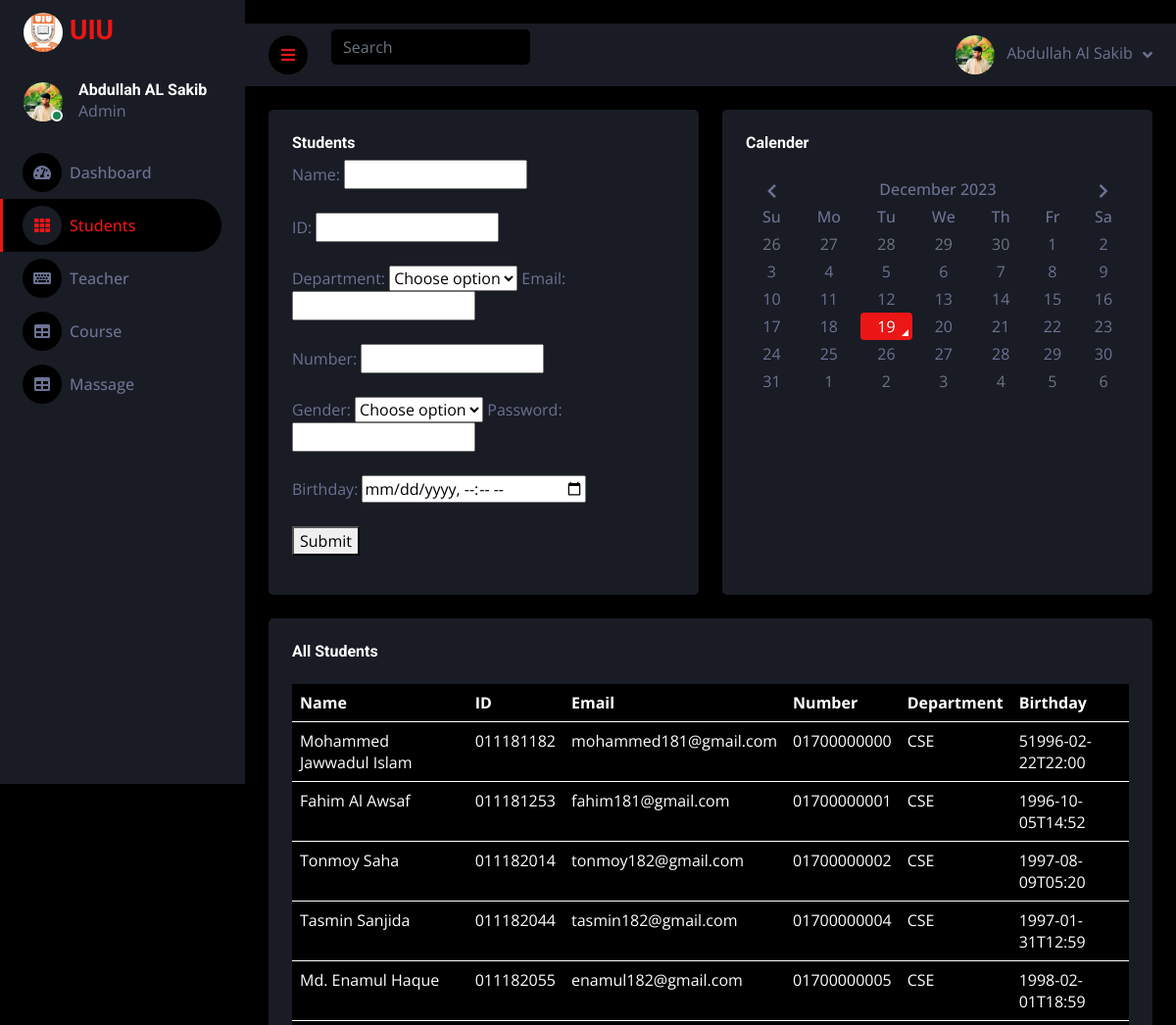
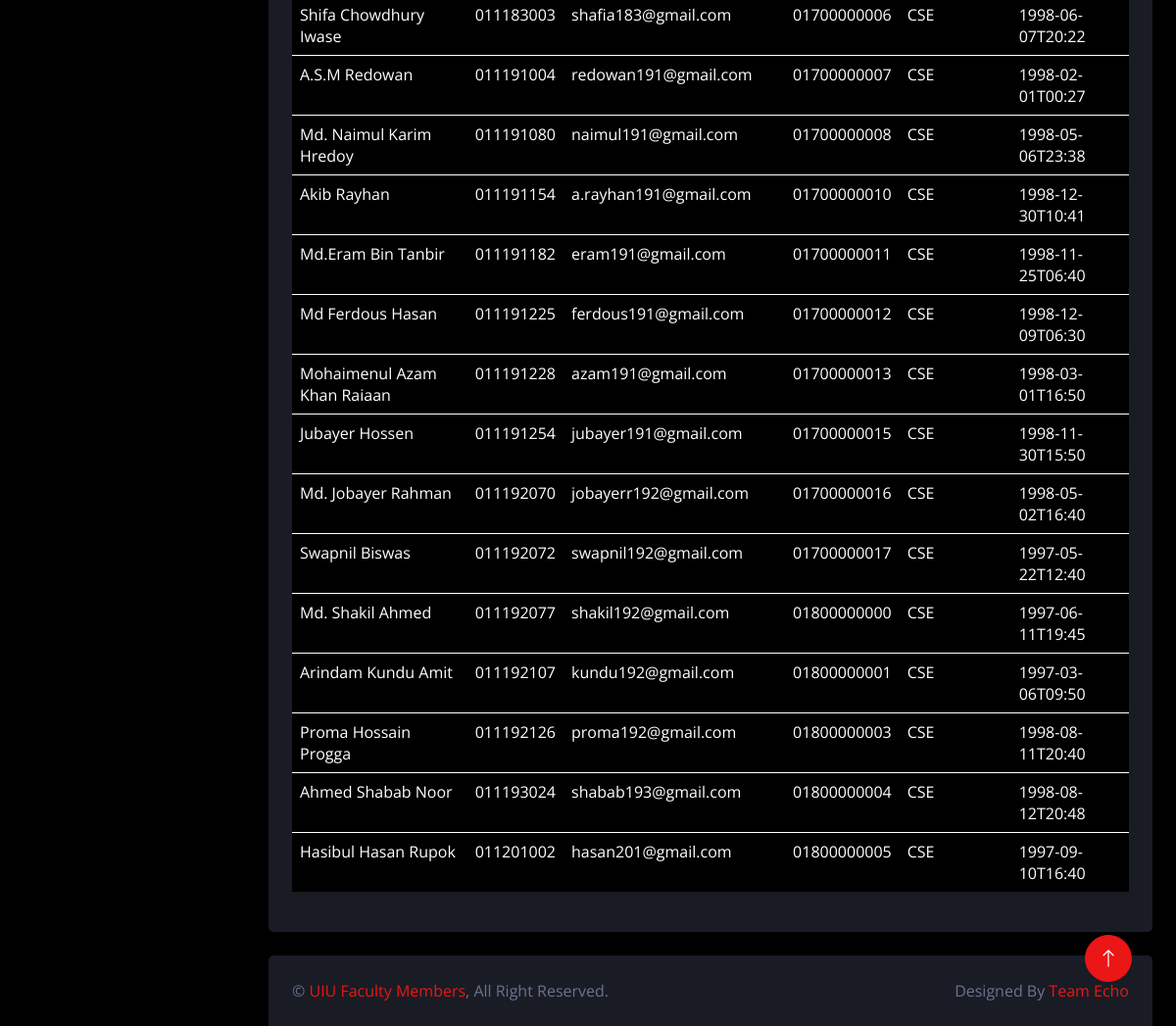
Page /adminpanal/student.php on the committed database (2 pictures, top to bottom).
### tables this page shows
CREATE TABLE `student` (
  `name` varchar(100) NOT NULL,
  `dob` varchar(60) NOT NULL,
  `gender` varchar(60) NOT NULL,
  `id` varchar(15) NOT NULL,
  `email` varchar(255) NOT NULL,
  `number` varchar(50) NOT NULL,
  `department` varchar(100) NOT NULL,
  `password` varchar(255) NOT NULL,
  `image` varchar(500) NOT NULL,
  `cgpa` varchar(10) NOT NULL,
  `github` varchar(200) NOT NULL,
  `website` varchar(200) NOT NULL,
  `linkedin` varchar(200) NOT NULL,
  `address` varchar(255) NOT NULL,
  `intro` varchar(300) NOT NULL,
  `about` varchar(10000) NOT NULL,
  PRIMARY KEY (`id`)
);

### adminpanal/student.php (the view, shortened to what this page needs)
<?php
include("db.php");
?>
<!DOCTYPE html>
<html lang="en">
<head>
    <link href="https://cdnjs.cloudflare.com/ajax/libs/font-awesome/5.10.0/css/all.min.css" rel="stylesheet">
    <link href="https://cdn.jsdelivr.net/npm/bootstrap-icons@1.4.1/font/bootstrap-icons.css" rel="stylesheet">
    <link href="lib/owlcarousel/assets/owl.carousel.min.css" rel="stylesheet">
    <link href="lib/tempusdominus/css/tempusdominus-bootstrap-4.min.css" rel="stylesheet" />
    <link href="css/bootstrap.min.css" rel="stylesheet">
    <link href="css/style.css" rel="stylesheet">
</head>
<body>
    <div class="container-fluid position-relative d-flex p-0">
        <div class="sidebar pe-4 pb-3">
            <nav class="navbar bg-secondary navbar-dark">
                <a href="index.php" class="navbar-brand mx-4 mb-3">
                    <h3 class="text-primary"><img class="rounded-circle" src="img/Logo_uiu.jpg" alt="" style="width: 40px; height: 40px;"></i> UIU</h3>
                </a>
                <div class="d-flex align-items-center ms-4 mb-4">
                    <div class="position-relative">
                        <img class="rounded-circle" src="img/sakib.jpg" alt="" style="width: 40px; height: 40px;">
                        <div class="bg-success rounded-circle border border-2 border-white position-absolute end-0 bottom-0 p-1">
                        </div>
                    </div>
                    <div class="ms-3">
                        <h6 class="mb-0">Abdullah AL Sakib</h6>
                        <span>Admin</span>
                    </div>
                </div>
                <div class="navbar-nav w-100">
                    <a href="index.php" class="nav-item nav-link"><i class="fa fa-tachometer-alt me-2"></i>Dashboard</a>
                    <a href="student.php" class="nav-item nav-link active"><i class="fa fa-th me-2"></i>Students</a>
                    <a href="teacher.php" class="nav-item nav-link"><i class="fa fa-keyboard me-2"></i>Teacher</a>
                    <a href="Course.php" class="nav-item nav-link"><i class="fa fa-table me-2"></i>Course</a>
                    <a href="massage.php" class="nav-item nav-link "><i class="fa fa-table me-2"></i>Massage</a>
                </div>
            </nav>
        </div>
        <div class="content">
            <nav class="navbar navbar-expand bg-secondary navbar-dark sticky-top px-4 py-0">
                <a href="#" class="sidebar-toggler flex-shrink-0">
                    <i class="fa fa-bars"></i>
                </a>
                <form class="d-none d-md-flex ms-4">
                    <input class="form-control bg-dark border-0" type="search" placeholder="Search">
                </form>
                <div class="navbar-nav align-items-center ms-auto">
                    <div class="nav-item dropdown">
                        <div class="nav-item dropdown">
                            <a href="#" class="nav-link dropdown-toggle" data-bs-toggle="dropdown">
                                <img class="rounded-circle me-lg-2" src="img/sakib.jpg" alt="" style="width: 40px; height: 40px;">
                                <span class="d-none d-lg-inline-flex">Abdullah Al Sakib</span>
                            </a>
                        </div>
                    </div>
            </nav>
            <div class="container-fluid pt-4 px-4">
                <div class="row g-4">
                    <div class="col-sm-12 col-md-6 col-xl-6">
                        <div class="h-100 bg-secondary rounded p-4">
                            <div class="d-flex align-items-center justify-content-between mb-2">
                                <h6 class="mb-0">Students</h6>
                            </div>
                            <form action="" method="POST">
                                <label for="fname">Name:</label>
                                <input type="text" id="fname" name="name" required><br><br>
                                <label for="lname">ID:</label>
                                <input type="text" id="lname" name="id" required><br><br>
                                <label for="lname">Department:</label>
                                <select name="department" id="department">
                                <option value="" disabled selected>Choose option</option>
                                </select>
                                <label for="lname">Email:</label>
                                <input type="text" id="lname" name="email" required><br><br>
                                <label for="lname">Number:</label>
                                <input type="text" id="lname" name="number" required><br><br>
                                <label for="gender">Gender:</label>
                                <select name="gender" id="gender">
                                <option value="" disabled selected>Choose option</option>
                                </select>
                                <label for="lname">Password:</label>
                                <input type="text" id="lname" name="password" required><br><br>
                                <label for="birthdaytime">Birthday:</label>
                                <input type="datetime-local" id="birthdaytime" name="birthdaytime" required><br><br>
                                <button>
                                    Submit
                                </button>
                            </form>
                        </div>
                    </div>
                    <div class="col-sm-12 col-md-6 col-xl-6">
                        <div class="h-100 bg-secondary rounded p-4">
                            <div class="d-flex align-items-center justify-content-between mb-4">
                                <h6 class="mb-0">Calender</h6>
                            </div>
                            <div id="calender"></div>
                        </div>
                    </div>
                    <div class="col-sm-12 ">
                        <div class="bg-secondary rounded h-100 p-4">
                            <h6 class="mb-4">All Students</h6>
                            <table class="table table-dark">
                                <thead>
                                    <tr>
                                        <th scope="col">Name</th>
                                        <th scope="col">ID</th>
                                        <th scope="col">Email</th>
                                        <th scope="col">Number</th>
                                        <th scope="col">Department</th>
                                        <th scope="col">Birthday</th>
                                    </tr>
                                </thead>
                                <?php
                                $s="Select * from student LIMIT 20";
                                $result = mysqli_query($conn,$s);
                                while($row = mysqli_fetch_array($result)){
                                ?>
                                <tbody>
                                    <tr>
                                        <td><?php echo $row['name']?></td>
                                        <td><?php echo $row['id']?></td>
                                        <td><?php echo $row['email']?></td>
                                        <td><?php echo $row['number']?></td>
                                        <td><?php echo $row['department']?></td>
                                        <td><?php echo $row['dob']?></td>
                                    </tr>
                                    <?php }?>
                                </tbody>
                            </table>
                        </div>
                    </div>
                </div>
            </div>
            <div class="container-fluid pt-4 px-4">
                <div class="bg-secondary rounded-top p-4">
                    <div class="row">
                        <div class="col-12 col-sm-6 text-center text-sm-start">
                            &copy; <a href="#">UIU Faculty Members</a>, All Right Reserved.
                        </div>
                        <div class="col-12 col-sm-6 text-center text-sm-end">
                            Designed By <a href="">Team Echo</a>
                            <br>
                        </div>
                    </div>
                </div>
            </div>
        </div>
        <a href="#" class="btn btn-lg btn-primary btn-lg-square back-to-top"><i class="bi bi-arrow-up"></i></a>
    </div>
</body>
</html>

### adminpanal/css/style.css (style rules this page uses)
:root { --primary: #EB1616; --secondary: #191C24; --light: #6C7293; --dark: #000000; }
.back-to-top { position: fixed; display: none; right: 45px; bottom: 45px; z-index: 99; }
.btn { transition: .5s; }
.btn-lg-square { width: 48px; height: 48px; }
.btn-square, .btn-sm-square, .btn-lg-square { padding: 0; display: inline-flex; align-items: center; justify-content: center; font-weight: normal; border-radius: 50px; }
.sidebar { position: fixed; top: 0; left: 0; bottom: 0; width: 250px; height: 100vh; overflow-y: auto; background: var(--secondary); transition: 0.5s; z-index: 999; }
.content { margin-left: 250px; min-height: 100vh; background: var(--dark); transition: 0.5s; }
@media (min-width: 992px) { .sidebar { margin-left: 0; } }
@media (min-width: 992px) { .content { width: calc(100% - 250px); } }
.sidebar .navbar .navbar-nav .nav-link { padding: 7px 20px; color: var(--light); font-weight: 500; border-left: 3px solid var(--secondary); border-radius: 0 30px 30px 0; outline: none; }
.sidebar .navbar .navbar-nav .nav-link:hover, .sidebar .navbar .navbar-nav .nav-link.active { color: var(--primary); background: var(--dark); border-color: var(--primary); }
.sidebar .navbar .navbar-nav .nav-link i { width: 40px; height: 40px; display: inline-flex; align-items: center; justify-content: center; background: var(--dark); border-radius: 40px; }
.sidebar .navbar .navbar-nav .nav-link:hover i, .sidebar .navbar .navbar-nav .nav-link.active i { background: var(--secondary); }
.content .navbar .navbar-nav .nav-link { margin-left: 25px; padding: 12px 0; color: var(--light); outline: none; }
.content .navbar .sidebar-toggler, .content .navbar .navbar-nav .nav-link i { width: 40px; height: 40px; display: inline-flex; align-items: center; justify-content: center; background: var(--dark); border-radius: 40px; }
.content .navbar .dropdown-toggle::after { margin-left: 6px; vertical-align: middle; border: none; content: "\f107"; font-family: "Font Awesome 5 Free"; font-weight: 900; transition: .5s; }

### rows in the picture
student: name "Mohammed Jawwadul Islam", id "011181182", email "mohammed181@gmail.com", number "01700000000", department "CSE", dob "51996-02-22T22:00"
student: name "Fahim Al Awsaf", id "011181253", email "fahim181@gmail.com", number "01700000001", department "CSE", dob "1996-10-05T14:52"
student: name "Tonmoy Saha", id "011182014", email "tonmoy182@gmail.com", number "01700000002", department "CSE", dob "1997-08-09T05:20"
student: name "Tasmin Sanjida", id "011182044", email "tasmin182@gmail.com", number "01700000004", department "CSE", dob "1997-01-31T12:59"
student: name "Md. Enamul Haque", id "011182055", email "enamul182@gmail.com", number "01700000005", department "CSE", dob "1998-02-01T18:59"
student: name "Shifa Chowdhury Iwase", id "011183003", email "shafia183@gmail.com", number "01700000006", department "CSE", dob "1998-06-07T20:22"
student: name "A.S.M Redowan", id "011191004", email "redowan191@gmail.com", number "01700000007", department "CSE", dob "1998-02-01T00:27"
student: name "Md. Naimul Karim Hredoy", id "011191080", email "naimul191@gmail.com", number "01700000008", department "CSE", dob "1998-05-06T23:38"
student: name "Akib Rayhan", id "011191154", email "a.rayhan191@gmail.com", number "01700000010", department "CSE", dob "1998-12-30T10:41"
student: name "Md.Eram Bin Tanbir", id "011191182", email "eram191@gmail.com", number "01700000011", department "CSE", dob "1998-11-25T06:40"
student: name "Md Ferdous Hasan", id "011191225", email "ferdous191@gmail.com", number "01700000012", department "CSE", dob "1998-12-09T06:30"
student: name "Mohaimenul Azam Khan Raiaan", id "011191228", email "azam191@gmail.com", number "01700000013", department "CSE", dob "1998-03-01T16:50"
student: name "Jubayer Hossen", id "011191254", email "jubayer191@gmail.com", number "01700000015", department "CSE", dob "1998-11-30T15:50"
student: name "Md. Jobayer Rahman", id "011192070", email "jobayerr192@gmail.com", number "01700000016", department "CSE", dob "1998-05-02T16:40"
student: name "Swapnil Biswas", id "011192072", email "swapnil192@gmail.com", number "01700000017", department "CSE", dob "1997-05-22T12:40"
student: name "Md. Shakil Ahmed", id "011192077", email "shakil192@gmail.com", number "01800000000", department "CSE", dob "1997-06-11T19:45"
student: name "Arindam Kundu Amit", id "011192107", email "kundu192@gmail.com", number "01800000001", department "CSE", dob "1997-03-06T09:50"
student: name "Proma Hossain Progga", id "011192126", email "proma192@gmail.com", number "01800000003", department "CSE", dob "1998-08-11T20:40"
student: name "Ahmed Shabab Noor", id "011193024", email "shabab193@gmail.com", number "01800000004", department "CSE", dob "1998-08-12T20:48"
student: name "Hasibul Hasan Rupok", id "011201002", email "hasan201@gmail.com", number "01800000005", department "CSE", dob "1997-09-10T16:40"
